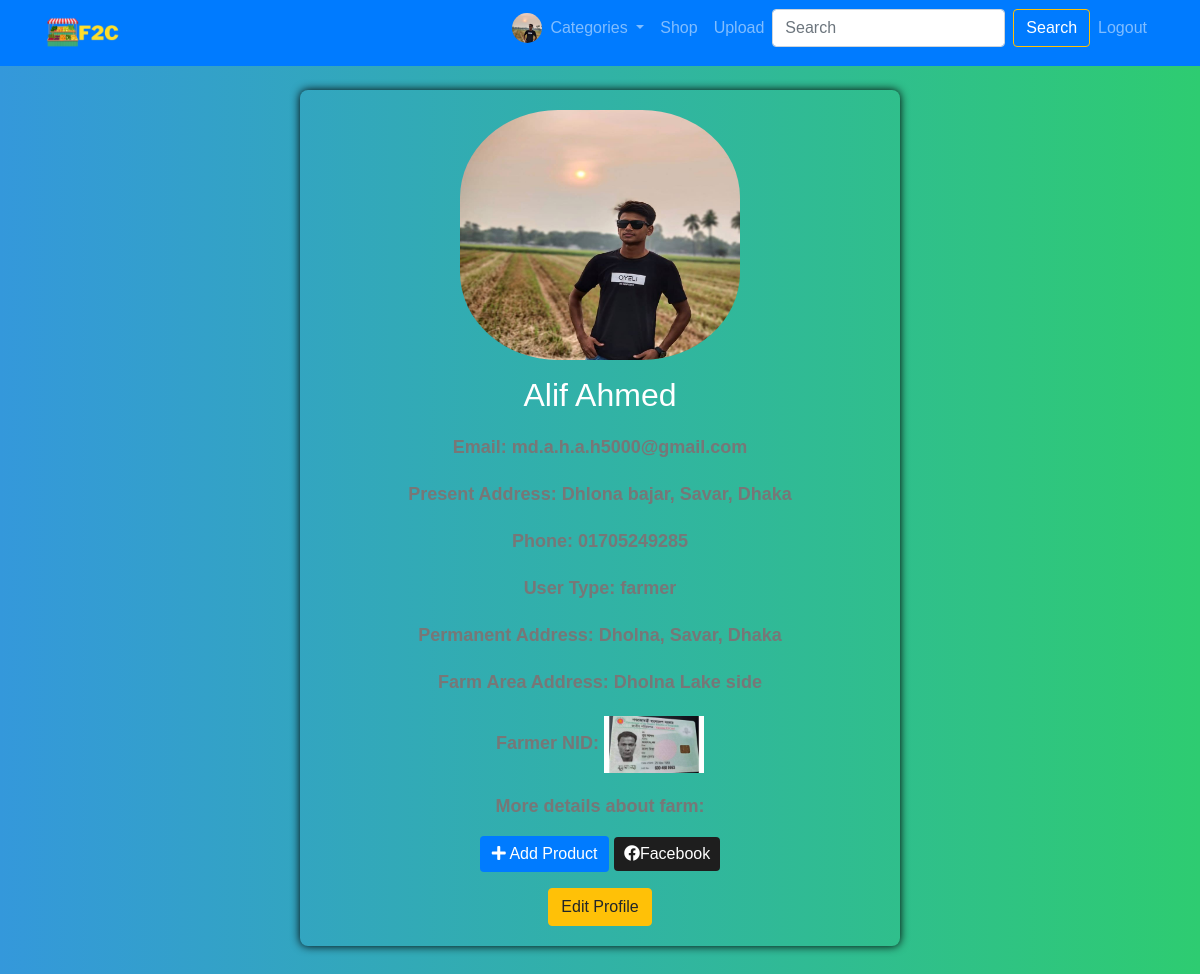
The page /profile/ (signed in) on the database its author committed.
### farmerapp/models.py (models this page shows)
class Custom_User(AbstractUser):
    USER=[
        ('farmer','Farmer'),
        ('user','User'),
        ('agent','Agent'),
        ('admin','Admin'),
        ('seller','Seller'),
    ]
    display_name=models.CharField(max_length=100)
    email=models.EmailField()
    phone_number = models.CharField(max_length=11,blank=True, null=True)
    password=models.CharField(max_length=100)
    user_type=models.CharField(choices=USER, max_length=120)
    profile_image = models.ImageField(upload_to=profile_image_upload_path, null=True)
    present_address = models.CharField(max_length=255, blank=True, null=True)
    Shop_name=models.CharField(max_length=100, blank=True, null= True)
    permanent_address = models.CharField(max_length=255, blank=True, null=True)
    farm_area_adress = models.CharField(max_length=255, blank=True, null=True)
    nid_photo = models.ImageField(upload_to='media/nid_photos', null=True, blank=True)
    details = models.TextField(blank=True, null=True)
    otp_token = models.CharField(max_length = 6, blank = True, null = True)

### farmerapp/views.py (the view)
# urls.py: path('profile/', profile, name="profile"),
@login_required
def profile(request):
    return render(request, "Profile.html")

### template/Profile.html (shortened to what this page needs)
 {% extends 'Shop.html' %}
 {% block content %}
<div class="profile-container">
    <div class="text-center">
        <img src="{{user.profile_image.url}}" alt="Profile Photo" class="img-fluid" id="profileimg">
        <h2 class="mt-3">{{ user.display_name}}</h2>
        <p>Email: {{ user.email}}</p>
        <p>Present Address: {{ user.present_address}}</p>
        <p>Phone:  {{ user.phone_number}}</p>
        <p>User Type:  {{ user.user_type}}</p>
        {% if user.user_type == 'farmer' %}
        <p>Permanent Address:  {{ user.permanent_address}}</p>
        <p>Farm Area Address:  {{ user.farm_area_adress}}</p>
        <p>Farmer NID:  <img src="/{{ user.nid_photo}}" alt="Signature" style="width: 100px; height: auto;"></p>
        <p>More details about  farm:  {{ user.details}}</p>
        {% endif %}
        <div class="mt-3">
            {% if user.user_type == 'farmer' %}
            <a href="{% url 'addproduct' %}" class="btn btn-primary"><i class="fas fa-plus plus" ></i> Add Product</a>
            {% endif %}
            <a href="https://www.facebook.com/akalif.khan.583" class="btn btn-danger"><i class="fab fa-facebook"></i>Facebook</a>
        </div>
        <button class="btn btn-warning mt-3" onclick="toggleEdit()">Edit Profile</button>
    </div>
</div>
{% endblock %}

### template/Shop.html (shortened to what this page needs)
{% load static %}
<!DOCTYPE html>
<html lang="en">
<head>
    {% load static %}
    <link rel="stylesheet" href="{% static 'css/bootstrap.min.css' %}">
    <link rel="stylesheet" href="https://maxcdn.bootstrapcdn.com/bootstrap/4.0.0/css/bootstrap.min.css">
    <link rel="stylesheet" href="https://cdnjs.cloudflare.com/ajax/libs/font-awesome/5.15.1/css/all.min.css">
</head>
<body>
    {% include "navbar.html" %}
    {% block content %}{% endblock %}
</body>
</html>

### template/navbar.html (shortened to what this page needs)
{% load static %}
{% block content %}
<nav class="navbar navbar-expand-lg navbar-dark bg-primary fixed-top navbar-bottom">
    <div class="container">
        <a class="navbar-brand" href="{% url 'homepage' %}">
            <img src="{% static '\photos\F2C.png' %}" alt="Your Logo" height="30">
        </a>
        <div class="collapse navbar-collapse" id="navbarNav">
            <ul class="navbar-nav ml-auto">
                <li class="nav-item">
                    <a href="{% url 'profile' %}"><img src="{{user.profile_image.url}}" style="height:30px;width:30px;border-radius: 50%; text-align: center;"></a>
                </li>
                <li class="nav-item dropdown">
                    <a class="nav-link dropdown-toggle" href="#" id="navbarDropdown" role="button" data-toggle="dropdown" aria-haspopup="true" aria-expanded="false">
                        Categories
                    </a>
                </li>
                <li class="nav-item">
                    <a class="nav-link" href="{% url 'shoppage' %}">Shop</a>
                </li>
                {% if user.user_type == 'farmer' %}
                <li class="nav-item">
                    <a class="nav-link" href="{% url 'addproduct' %}">Upload</a>
                </li>
                {% endif %}
                <li class="nav-item">
                    <form method="POST" action="{% url 'search_query' %}" class="form-inline">
                        <input class="form-control mr-sm-2" name="search" type="search" placeholder="Search" aria-label="Search">
                        <button class="btn btn-outline-warning text-white my-2 my-sm-0" type="submit">Search</button>
                    </form>
                </li>
                <li class="nav-item">
                    <a class="nav-link" href="{% url 'logoutpage' %}">Logout</a>
                </li>
            </ul>
        </div>
    </div>
</nav>
{% endblock %}

### template/Shop.html (style rules this page uses)
body { background: linear-gradient(to right, #3498db, #2ecc71); background-color: #3498db; padding: 1px; padding-top: 70px; font-family: Arial, sans-serif; color: #ffffff; }
img { max-width: 100%; height: 40px; }
.profile-container { max-width: 600px; margin: auto; padding: 20px; border-radius: 8px; box-shadow: 0 0 10px rgb(0, 0, 0); margin-top: 20px; }
.profile-container::before { content: ''; position: absolute; top: -10px; left: -10px; right: -10px; bottom: -10px; background: inherit; border-radius: 12px; z-index: -1; filter: blur(20px); }
#profileimg { width: 50%; height: 250px; border-radius: 35%; }
ul { list-style-type: none; padding: 0; }
li { margin-bottom: 10px; display: flex; justify-content: space-between; align-items: center; }
.btn-danger { background-color: #1E1E1E; color: #fff; text-decoration: none; padding: 5px 10px; border: none; cursor: pointer; }
p { font-size: 18px; color: #777; margin-top: 20px; }
a { color: black; text-decoration: none; }
p { font-size: 18px; font-weight: bold; margin-bottom: 10px; }
.btn-primary { background-color: #007bff; border: none; }

### rows shown on the page
Custom_User: profile_image (picture), display_name "Alif Ahmed", email "md.a.h.a.h5000@gmail.com", present_address "Dhlona bajar, Savar, Dhaka", phone_number "01705249285", user_type "farmer", permanent_address "Dholna, Savar, Dhaka", farm_area_adress "Dholna Lake side", nid_photo (picture)
